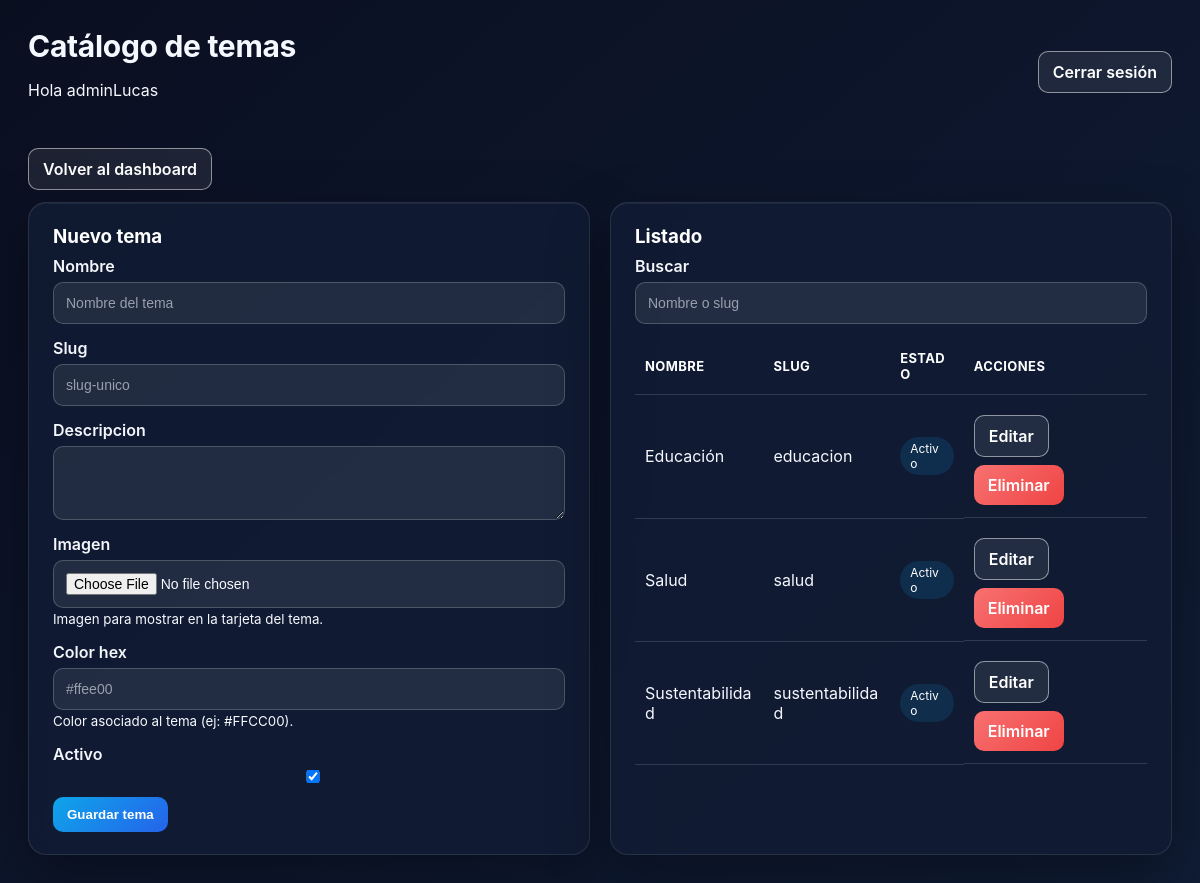
Screenshot of /admin-panel/topics/ (signed in) with the database file from the repository.
### etapasJuego/models.py (models this page shows, shortened)
class Topic(models.Model):
    nombre = models.CharField(max_length=100)
    slug = models.SlugField(unique=True)
    descripcion = models.TextField(blank=True)
    imagen = models.ImageField(
        upload_to="topics/",
        blank=True,
        null=True,
        help_text="Imagen para mostrar en la tarjeta del tema.",
    )
    color_hex = models.CharField(
        max_length=7,
        blank=True,
        help_text="Color asociado al tema (ej: #FFCC00).",
    )
    activo = models.BooleanField(default=True)
    class Meta:
        verbose_name = "Tema"
        verbose_name_plural = "Temas"

### login/panel_views.py (the view)
# urls.py: path("topics/", views.admin_topics, name="topics"),
@admin_required
def admin_topics(request):
    q = request.GET.get("q", "").strip()
    topics = Topic.objects.all()
    if q:
        topics = topics.filter(Q(nombre__icontains=q) | Q(slug__icontains=q))
    topics = topics.order_by("nombre")
    form = TopicForm(request.POST or None, request=request, files=request.FILES or None)
    if request.method == "POST" and form.is_valid():
        form.save()
        messages.success(request, "Tema guardado.")
        return redirect("adminpanel:topics")
    return render(
        request,
        "login/admin/topics.html",
        {"topics": topics, "form": form, "q": q},
    )

### login/forms.py
class TopicForm(BaseStyledModelForm):
    class Meta:
        model = Topic
        fields = ["nombre", "slug", "descripcion", "imagen", "color_hex", "activo"]
        widgets = {
            "nombre": forms.TextInput(attrs={"placeholder": "Nombre del tema"}),
            "slug": forms.TextInput(attrs={"placeholder": "slug-unico"}),
            "descripcion": forms.Textarea(attrs={"rows": 3}),
            "color_hex": forms.TextInput(attrs={"placeholder": "#ffee00"}),
        }

### login/permissions.py (called while the page is built)
def is_admin(user) -> bool:
    return user.is_superuser or user.is_staff or user_has_role(user, ADMIN_GROUP)

def _role_required(check_fn, error_message):
    def decorator(view_func):
        @wraps(view_func)
        def _wrapped(request, *args, **kwargs):
            if not request.user.is_authenticated:
                return redirect("login:login")
            if not check_fn(request.user):
                messages.error(request, error_message)
                return redirect("login:login")
            return view_func(request, *args, **kwargs)
        return login_required(_wrapped)
    return decorator

### login/templates/login/admin/topics.html (shortened to what this page needs)
{% extends "login/panel_base.html" %}
{% block header_title %}Catálogo de temas{% endblock %}
{% block content %}
<div class="panel-actions-row" style="margin-bottom:12px;">
    <a class="btn-link btn-outline" href="{% url 'adminpanel:dashboard' %}">Volver al dashboard</a>
</div>
<div class="panel-grid">
    <div class="panel-card">
        <h3>Nuevo tema</h3>
        <form method="post" enctype="multipart/form-data" class="panel-form">
            {% include "login/admin/_form_fields.html" with form=form %}
            <button class="btn-link btn-primary" type="submit">Guardar tema</button>
        </form>
    </div>
    <div class="panel-card">
        <h3>Listado</h3>
        <form method="get" class="panel-form" style="margin-bottom:12px;">
            <div class="form-group">
                <label>Buscar</label>
                <input type="text" name="q" value="{{ q }}" placeholder="Nombre o slug" class="form-field">
            </div>
        </form>
        <div class="panel-table-wrapper">
            <table class="panel-table">
                <thead>
                    <tr>
                        <th>Nombre</th>
                        <th>Slug</th>
                        <th>Estado</th>
                        <th>Acciones</th>
                    </tr>
                </thead>
                <tbody>
                    {% for t in topics %}
                        <tr>
                            <td>{{ t.nombre }}</td>
                            <td>{{ t.slug }}</td>
                            <td>
                                {% if t.activo %}
                                    <span class="panel-badge">Activo</span>
                                {% else %}
                                    <span class="panel-badge" style="background:#ffe1e1;color:#8a1f1f;">Inactivo</span>
                                {% endif %}
                            </td>
                            <td class="panel-actions-row">
                                <a class="btn-link btn-outline" href="{% url 'adminpanel:topic_editar' t.id %}">Editar</a>
                                <a class="btn-link btn-danger" href="{% url 'adminpanel:topic_eliminar' t.id %}">Eliminar</a>
                            </td>
                        </tr>
                    {% empty %}
                        <tr><td colspan="4">No hay temas registrados.</td></tr>
                    {% endfor %}
                </tbody>
            </table>
        </div>
    </div>
</div>
{% endblock %}

### login/templates/login/panel_base.html (shortened to what this page needs)
{% load static %}
<!DOCTYPE html>
<html lang="es">
<head>
    <link rel="stylesheet" href="{% static 'login/css/panel.css' %}">
</head>
<body class="panel-body {% if request.resolver_match and request.resolver_match.app_name == 'adminpanel' %}admin-theme{% elif request.resolver_match and request.resolver_match.app_name == 'profesorpanel' %}professor-theme{% endif %}">
    <div class="panel-container">
        <div class="panel-topbar">
            <div>
                <h1>{% block header_title %}Panel{% endblock %}</h1>
                <p>Hola {{ request.user.get_full_name|default:request.user.username }}</p>
            </div>
            <div class="panel-actions">
                {% if request.user.is_authenticated %}
                    <a class="btn-link btn-outline" href="{% url 'login:logout' %}">Cerrar sesión</a>
                {% endif %}
            </div>
        </div>
        {% block content %}{% endblock %}
    </div>
</body>
</html>

### login/static/login/css/panel.css (style rules this page uses)
body.panel-body { font-family: 'Inter', 'Helvetica Neue', Arial, sans-serif; background: #0b1021; background-image: radial-gradient(circle at 20% 20%, rgba(255,255,255,0.06), transparent 20%), radial-gradient(circle at 80% 10%, rgba(255,255,255,0.05), transparent 18%), linear-gradient(135deg, #0b1021 0%, #0e152d 45%, #0b162f 100%); min-height: 100vh; margin: 0; padding: 28px; color: #e6edf9; }
.panel-body.admin-theme { background: linear-gradient(140deg, #0a0f20 0%, #0d162c 50%, #101d36 100%); color: #f5f8ff; }
.panel-container { max-width: 1300px; margin: 0 auto; padding-bottom: 24px; }
.panel-topbar { display: flex; align-items: center; justify-content: space-between; color: #f5f8ff; margin-bottom: 32px; position: relative; }
.panel-topbar h1 { margin: 0; font-size: 30px; letter-spacing: -0.3px; }
.panel-topbar .panel-actions { display: flex; gap: 12px; }
.panel-card { background: #0f1a31; border-radius: 18px; padding: 22px 24px; box-shadow: 0 22px 64px rgba(0, 0, 0, 0.28), 0 1px 0 rgba(255, 255, 255, 0.08) inset, 0 1px 0 rgba(255, 255, 255, 0.05); border: 1px solid rgba(255,255,255,0.08); margin-bottom: 22px; text-decoration: none; color: #f7faff; display: block; backdrop-filter: blur(8px); }
.panel-body.admin-theme .panel-card, .panel-body.professor-theme .panel-card { background: rgba(17, 28, 52, 0.92); border: 1px solid rgba(255,255,255,0.1); box-shadow: 0 24px 60px rgba(0, 0, 0, 0.35), 0 1px 0 rgba(255, 255, 255, 0.05) inset; }
.panel-grid { display: grid; grid-template-columns: repeat(auto-fit, minmax(260px, 1fr)); gap: 20px; align-items: stretch; }
.panel-card h2, .panel-card h3 { margin-top: 0; margin-bottom: 8px; color: #ffffff; }
.panel-table { width: 100%; min-width: 100%; border-collapse: collapse; box-sizing: border-box; table-layout: auto; }
.panel-table th, .panel-table td { padding: 12px 10px; border-bottom: 1px solid rgba(255,255,255,0.14); text-align: left; color: #f5f7ff; word-break: break-word; white-space: normal; }
.panel-table-wrapper { width: 100%; overflow-x: auto; }
.panel-table th { font-weight: 700; color: #ffffff; text-transform: uppercase; letter-spacing: 0.4px; font-size: 13px; }
.panel-form .form-group { margin-bottom: 14px; }
.panel-form label { display: block; margin-bottom: 6px; font-weight: 600; color: #f4f6fb; }
.panel-form .form-group { margin-bottom: 14px; width: 100%; }
.panel-form input, .panel-form select, .panel-form textarea { display: block; width: 100%; border: 1px solid rgba(255,255,255,0.2); border-radius: 10px; padding: 12px; font-size: 14px; background: rgba(255,255,255,0.08); color: #f9fbff; box-sizing: border-box; }
.panel-form input::placeholder, .panel-form textarea::placeholder { color: rgba(233, 237, 247, 0.6); }
.panel-form textarea { resize: vertical; }
.panel-badge { display: inline-block; padding: 4px 10px; border-radius: 999px; font-size: 12px; background: rgba(14,165,233,0.14); color: #ffffff; }
.btn-link { display: inline-block; padding: 10px 14px; border-radius: 10px; border: none; color: #ffffff; text-decoration: none; cursor: pointer; font-weight: 600; transition: transform 0.08s ease, box-shadow 0.12s ease; }
.btn-primary { background: linear-gradient(135deg, #0ea5e9 0%, #2563eb 100%); }
.btn-outline { border: 1px solid rgba(255,255,255,0.5); color: #ffffff; background: rgba(255,255,255,0.08); }
.btn-danger { background: linear-gradient(135deg, #f87171 0%, #ef4444 100%); }
.panel-actions-row { display: flex; gap: 8px; flex-wrap: wrap; margin-top: 8px; }

### rows the page displays
Topic: nombre "Educación", slug "educacion", activo "Activo"
Topic: nombre "Salud", slug "salud", activo "Activo"
Topic: nombre "Sustentabilidad", slug "sustentabilidad", activo "Activo"

### other values shown
{{ request.user.get_full_name|default:request.user.username }} "adminLucas"
{{ field.label }} "Nombre" "Slug" "Descripcion" "Imagen" "Color hex" "Activo"
{{ field.help_text }} "Imagen para mostrar en la tarjeta del tema." "Color asociado al tema (ej: #FFCC00)."
